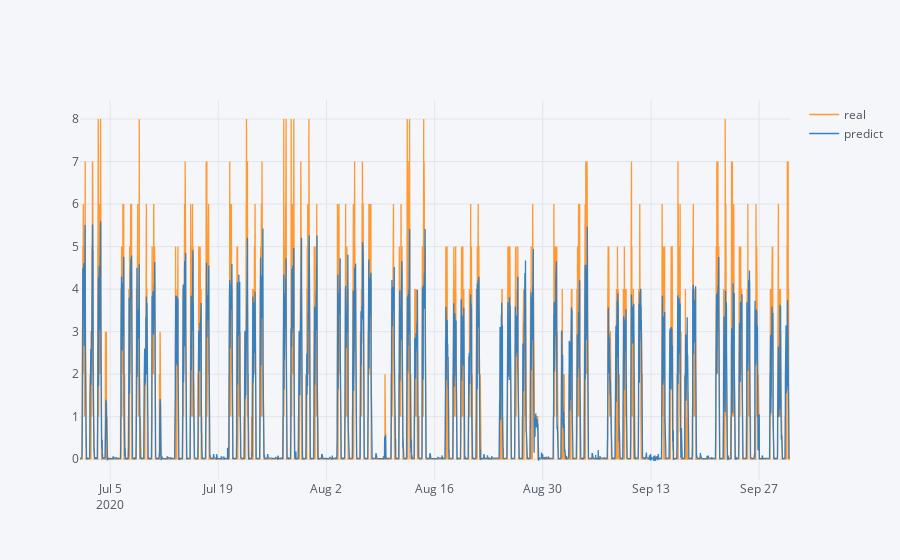

Write notebook code for a chart like this one.
### Code cell
# Train the model
lgbmodel.fit(X_train, y_train)

# r square values of the model
print('r2 score test:', r2_score(y_test, lgbmodel.predict(X_test)))
print('r2 score train:', r2_score(y_train, lgbmodel.predict(X_train)))
print('r2 score all_data:', r2_score(df_Target, lgbmodel.predict(df_Feature)))

# Merge the rawdata and prediction
df_Predict = pd.DataFrame(lgbmodel.predict(df_Feature), index=df_Target.index)
df_Plot = pd.concat([data_resample['Time'], df_Target, df_Predict], axis=1)
df_Plot['Time'] = pd.to_datetime(df_Plot['Time'])
df_Plot.set_index('Time',inplace = True)
df_Plot.columns = ['real', 'predict']
df_Plot[['real', 'predict']].iplot(kind='scatter', filename='cufflinks/cf-simple-line')
# Plot measured and predicted data
# fig = go.Figure()
# fig.add_trace(
#     go.Scatter(
#         name = 'Occ-meas',
#         x = df_Plot['Time'],
#         y = df_Plot['real']
#     ))
# fig.add_trace(
#     go.Scatter(
#         name = 'Occ-pred',
#         x = df_Plot['Time'],
#         y = df_Plot['predict']
#     ))
# fig.update_xaxes(
#     showline=True, linewidth=1.2, linecolor='black',
#     showticklabels=True, showgrid=True, gridcolor="rgb(230, 230, 230)"
# )
# fig.update_yaxes(
#     title="Occupancy (person)",
#     showline=True, linewidth=1.2, linecolor='black',
#     showticklabels=True, showgrid=True, gridcolor="rgb(230, 230, 230)"
# )    
# fig.update_layout(
#     plot_bgcolor="white",
#     legend=dict(
#         orientation="h",
#         x=0.35,
#         y=1.1
#     ))

### Figure 1 — Plotly figure (JSON) as saved in the notebook; plotly's stock layout.template omitted (floating-point values rounded to 4 significant figures; data arrays with more than 128 entries replaced by an {"elided": "..."} marker saying what was removed)
{"data": [{"line": {"color": "rgba(255, 153, 51, 1.0)", "dash": "solid", "shape": "linear", "width": 1.3}, "mode": "lines", "name": "real", "text": "", "type": "scatter", "x": {"elided": "13234 str values"}, "y": {"elided": "13234 int values"}}, {"line": {"color": "rgba(55, 128, 191, 1.0)", "dash": "solid", "shape": "linear", "width": 1.3}, "mode": "lines", "name": "predict", "text": "", "type": "scatter", "x": {"elided": "13234 str values"}, "y": {"elided": "13234 float values"}}], "layout": {"legend": {"bgcolor": "#F5F6F9", "font": {"color": "#4D5663"}}, "paper_bgcolor": "#F5F6F9", "plot_bgcolor": "#F5F6F9", "title": {"font": {"color": "#4D5663"}}, "xaxis": {"gridcolor": "#E1E5ED", "showgrid": true, "tickfont": {"color": "#4D5663"}, "title": {"font": {"color": "#4D5663"}, "text": ""}, "zerolinecolor": "#E1E5ED"}, "yaxis": {"gridcolor": "#E1E5ED", "showgrid": true, "tickfont": {"color": "#4D5663"}, "title": {"font": {"color": "#4D5663"}, "text": ""}, "zerolinecolor": "#E1E5ED"}}}
